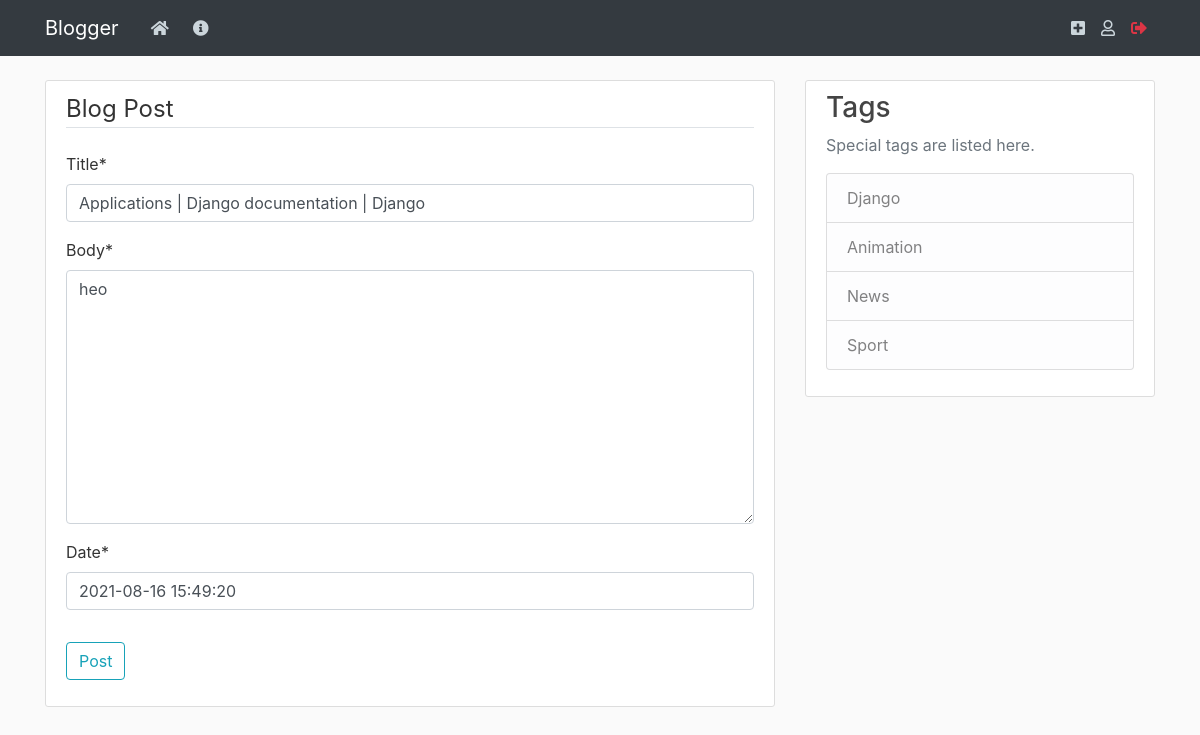
The page /blog/8/update/ (signed in) on the database its author committed.
### mainblog/models.py (models this page shows, shortened)
class Post(models.Model):
	title=models.CharField(max_length=100)
	category=models.CharField(max_length=100,default='News')
	body=models.TextField()
	date=models.DateTimeField(default=timezone.now)
	author=models.ForeignKey(User, on_delete=models.CASCADE)

### mainblog/views.py (the view, shortened to what this page needs)
# urls.py: path('blog/<int:pk>/update/',PostupdateView.as_view(),name='blog-update'),
class PostupdateView(LoginRequiredMixin, UserPassesTestMixin, UpdateView):
	model = Post
	fields =['title','body','date']
	template_name = 'blog/blog_create.html'
	def test_func(self):
		post=self.get_object()
		if self.request.user == post.author:
			return True
		return False

### Blog/templates/blog/blog_create.html (shortened to what this page needs)
{% extends "blog/base.html" %}
{% load crispy_forms_tags %}
{% block content %}
    <div class="content-section">
        <form method="POST">
            <fieldset class="form-group">
                <legend class="border-bottom mb-4">Blog Post</legend>
                {{ form|crispy }}
            </fieldset>
            <div class="form-group">
                <button class="btn btn-outline-info" type="submit">Post</button>
            </div>
        </form>
    </div>
{% endblock content %}

### Blog/static/blog/main.css (style rules this page uses)
body { background: #fafafa; color: #333333; margin-top: 5rem; }
.content-section { background: #ffffff; padding: 10px 20px; border: 1px solid #dddddd; border-radius: 3px; margin-bottom: 20px; }

### rows shown on the page
Post: title "Applications | Django documentation | Django", body "heo", date "2021-08-16 15:49:20"
